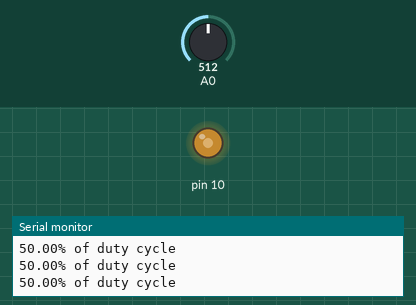
The sketch below on a simulated Arduino Uno, built with avr-gcc and run on an emulated ATmega328P. On the bench: output pins drawn as LEDs (lit = HIGH), the last lines printed to the serial monitor. Inputs (shaded band) come from the test bench; at power-on: A0 = 512.

Above: at 1.2 s.
1.3 s: A0 set to 716
At 2.5 s:
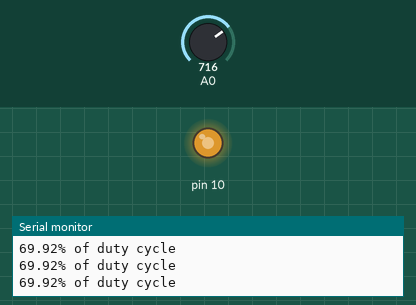
2.8 s: A0 set to 112
At 4.0 s:
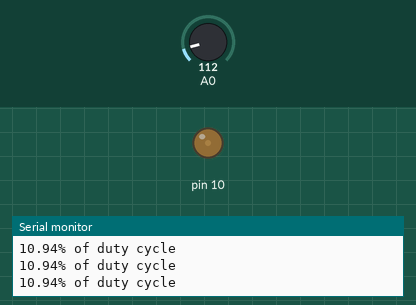
4.3 s: A0 set to 97
At 4.8 s:
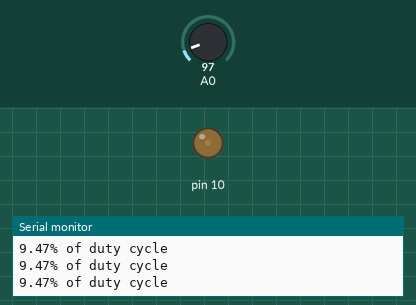
7.3 s: A0 set to 900
At 7.6 s:
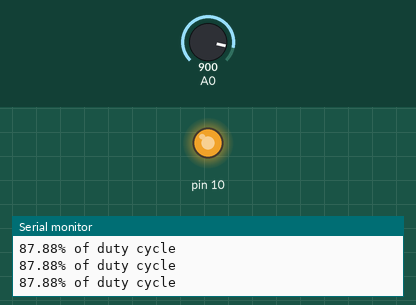
8.8 s: A0 set to 0
At 9.5 s:
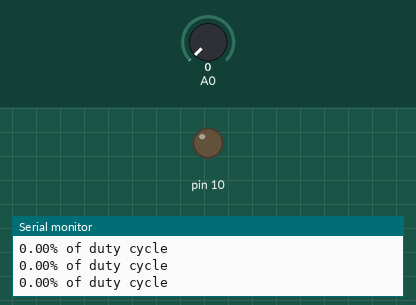
Timing chart, 0 to 11.3 s (numbered marks = the images above; inputs shaded):
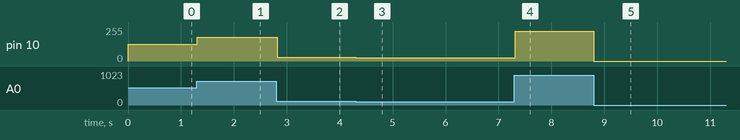

The sketch:

Duty_Cycle.ino
```cpp
double value;

void setup(){

  Serial.begin(9600);
  pinMode(10, OUTPUT);

}

void loop(){

  value = analogRead(A0) * 0.249;

  analogWrite(10, value);
  Serial.print((value / 255) * 100);
  Serial.println("% of duty cycle");

}
```

Measured:
- after the input at 1.3 s, pin 10: 127/255 → 178/255 at once
- after the input at 2.8 s, pin 10: 178/255 → 27/255 at once
- after the input at 4.3 s, pin 10: 27/255 → 24/255 at once
- after the input at 7.3 s, pin 10: 24/255 → 224/255 at once
- after the input at 8.8 s, pin 10: 224/255 → 0/255 at once
